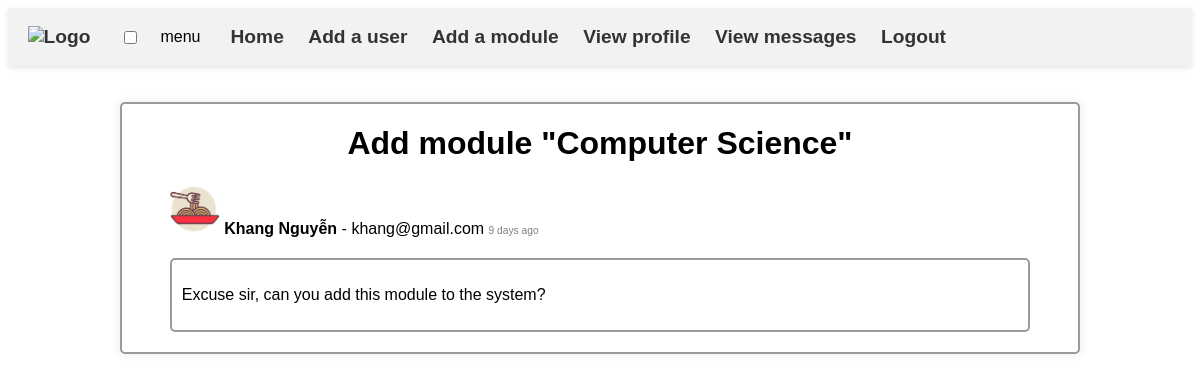
Screenshot of /moodle_overflow/controllers/admin/message.php?id=9 (signed in) with the database file from the repository.
### tables this page shows
CREATE TABLE `message` (
  `id` int(11) NOT NULL,
  `email_from` varchar(250) NOT NULL,
  `subject` varchar(250) NOT NULL,
  `content` text NOT NULL,
  `createdAt` timestamp NOT NULL DEFAULT current_timestamp()
);

CREATE TABLE `user` (
  `id` int(11) NOT NULL,
  `is_deleted` tinyint(1) NOT NULL DEFAULT 0,
  `is_admin` tinyint(1) NOT NULL DEFAULT 0,
  `firstname` varchar(100) NOT NULL,
  `lastname` varchar(100) NOT NULL,
  `email` varchar(250) NOT NULL,
  `password` text NOT NULL,
  `avatar` text NOT NULL DEFAULT 'https://img.freepik.com/premium-vector/man-character_665280-46970.jpg'
);

### moodle_overflow/controllers/admin/message.php (called while the page is built, shortened)
<?php
    try {
        include '../models/message.php';
        $message = getMessage($_GET['id']);
        include '../views/admin/message.html.php';
    } catch (PDOException $e) {
        $error = 'Database error: ' . $e->getMessage();
    }
    include '../views/admin/layout.html.php';
?>

### moodle_overflow/models/message.php (called while the page is built, shortened)
<?php
    function getMessage($id) {
        $sql = "SELECT message.*, user.avatar AS sender_avatar, CONCAT(user.firstname, ' ', user.lastname) AS sender_fullname
                FROM message
                INNER JOIN user ON message.email_from = user.email
                WHERE message.id = :id";
        $stmt = $GLOBALS['pdo']->prepare($sql);
        $stmt->bindValue(':id', $id);
        $stmt->execute();
        return $stmt->fetch();
    }
?>

### moodle_overflow/views/admin/message.html.php (the view, shortened to what this page needs)
<div class="container">
    <div class="message">
        <h1><?=htmlspecialchars($message['subject'], ENT_QUOTES, 'UTF-8')?></h1>
        <div id="sender">
            <?php
                if ($message['sender_avatar'][0] == '.')
                    $imgUrl = '../' . $message['sender_avatar'];
                else $imgUrl = $message['sender_avatar'];
            ?>
            <img src="<?=$imgUrl?>" alt="Sender avatar" width="50">
            <b><?=htmlspecialchars($message['sender_fullname'], ENT_QUOTES, 'UTF-8')?></b> - <?=htmlspecialchars($message['email_from'], ENT_QUOTES, 'UTF-8')?>
            <span class="small-details">
                <span class="creation-time"></span>
            </span>
        </div>
        <div class="message-content">
            <p><?=htmlspecialchars($message['content'], ENT_QUOTES, 'UTF-8')?></p>
        </div>
    </div>
</div>

### moodle_overflow/css/style.css (style rules this page uses)
* { font-family: 'Gill Sans', 'Gill Sans MT', Calibri, 'Trebuchet MS', sans-serif; }
.container { height: 100%; display: flex; flex-direction: column; justify-content: center; align-items: center; border: 2.5px solid #a09999; border-radius: 5px; margin: 20px auto; box-shadow: 0 0 10px rgba(0, 0, 0, 0.1); text-align: left; }
.container .post, .container .module, .container .message { text-decoration: none; color: black; text-align: left; width: 90%; }
h2, h1 { text-align: center; }
.small-details { font-size: 80%; }
.creation-time { font-size: 80%; color: grey; }
.message-content { border: 2.5px solid #a09999; border-radius: 5px; margin: 20px 0; padding: 10px; }

### rows the page displays
message: subject "Add module \"Computer Science\"", user.avatar (picture), email_from "khang@gmail.com", content "Excuse sir, can you add this module to the system?"

### other values shown
$message['sender_fullname'] "Khang Nguyễn"
